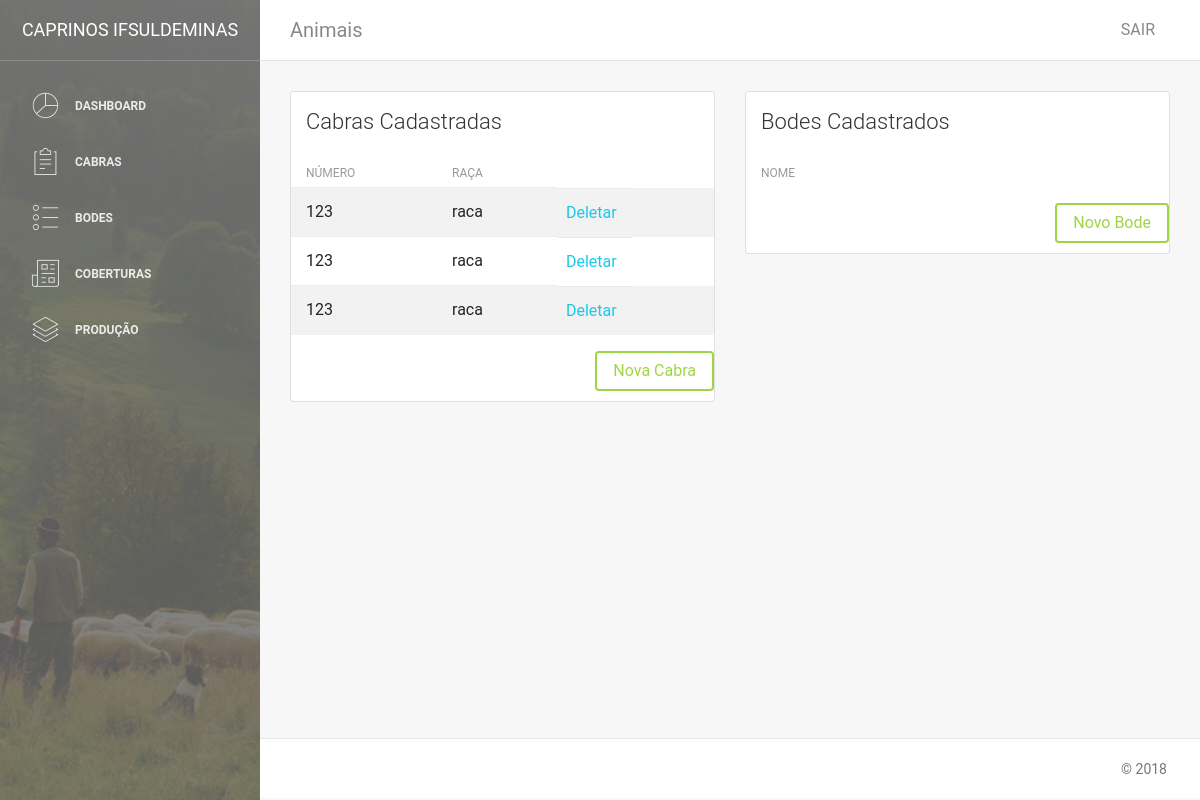
The app's page /animais/mostra_cabras/ (signed in), older data.
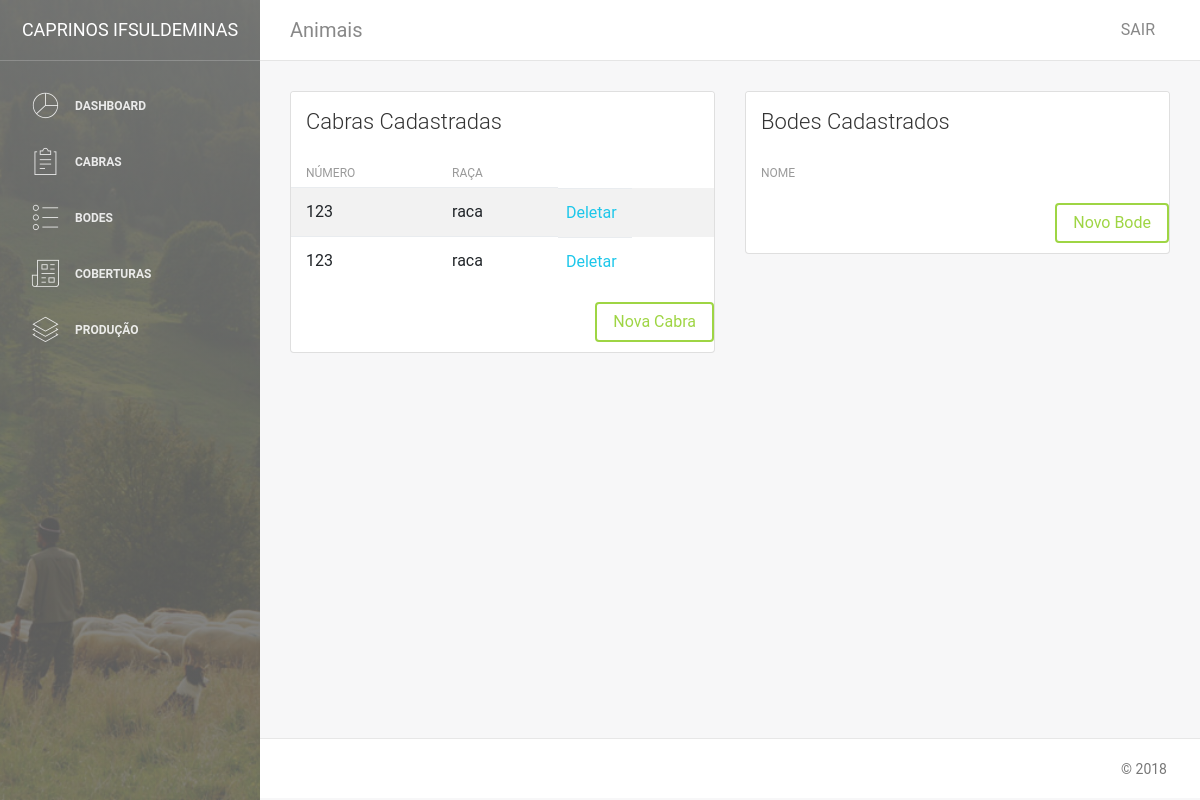
The same page, newer data.
### caprino/animais/models.py (models this page shows, shortened)
class Cabra(models.Model):
    rgd_cabra = models.CharField(verbose_name='RGD', max_length=50, blank=True)
    nome_cabra = models.CharField(verbose_name='Nome', max_length=50, blank=True)
    numero_cabra = models.IntegerField(verbose_name='Numero')
    nascimento_cabra = models.DateField(verbose_name='Nascimento', blank=True, null=True, default=None)
    raca_cabra = models.CharField(verbose_name='Raça', max_length=50)
    sangue_cabra = models.CharField(verbose_name='Sangue', max_length=50, blank=True)
    brincos_cabra = models.CharField(verbose_name='Brincos', max_length=50)
    chifres_cabra = models.BooleanField(verbose_name='Chifres', blank=True)
    observacao_cabra = models.TextField(verbose_name='Observação', blank=True)
    id_fazenda = models.ForeignKey(Fazenda, verbose_name="Fazenda", on_delete=models.SET_NULL, null=True)
    class Meta:
        verbose_name = 'Cabra'

### caprino/animais/views.py (the view)
# urls.py: path('mostra_cabras/', views.MostraCabras, name='Mostra_Cabras'),
@login_required
def MostraCabras(request):
    cabras = Cabra.objects.all()
    return render(request, 'mostraCabras.html', {'cabras': cabras})

### templates/mostraCabras.html (shortened to what this page needs)
{% extends 'base.html' %}
{% block conteudo %}
<nav class="navbar navbar-expand-lg " color-on-scroll="500">
    <div class=" container-fluid  ">
        <a class="navbar-brand" href="#pablo">Animais </a>
        <div class="collapse navbar-collapse justify-content-end" id="navigation">
            <ul class="nav navbar-nav mr-auto">
                <li class="nav-item">
                    <a href="#" class="nav-link" data-toggle="dropdown">
                    </a>
                </li>
            </ul>
            <ul class="navbar-nav ml-auto">
                <li class="nav-item">
                    <a class="nav-link" href="{% url 'caprino.contas:Sair' %}">
                        <span class="no-icon">SAIR</span>
                    </a>
                </li>
            </ul>
        </div>
    </div>
</nav>
<div class="content">
    <div class="container-fluid">
        <div class="row">
            <div class="col-md-6">
                <div class="card strpied-tabled-with-hover">
                    <div class="card-header ">
                        <h4 class="card-title">Cabras Cadastradas</h4>
                    </div>
                    <div class="card-body table-full-width table-responsive">
                        <table class="table table-hover table-striped">
                            <thead>
                                <tr>
                                    <th>Número</th>
                                    <th>Raça</th>
                                </tr>
                            </thead>
                            <tbody>
                                {% for cabra in cabras %}
                                <tr>
                                    <td>{{ cabra.numero_cabra }}</td>
                                    <td>{{ cabra.raca_cabra }}</td>
                                    <td><a href="{% url 'caprino.animais:Delete_Cabra' cabra.id %}">Deletar</a></td>
                                </tr>
                                {% endfor %}
                            </tbody>
                        </table>
                        <a style="float:right;" class="btn btn-success" href="{% url 'caprino.animais:Nova_Cabra' %}" role="button">Nova Cabra</a>
                    </div>
                </div>
            </div>
            <div class="col-md-6">
                <div class="card strpied-tabled-with-hover">
                    <div class="card-header ">
                        <h4 class="card-title">Bodes Cadastrados</h4>
                    </div>
                    <div class="card-body table-full-width table-responsive">
                        <table class="table table-hover table-striped">
                            <thead>
                                <tr>
                                    <th>Nome</th>
                                </tr>
                            </thead>
                        </table>
                        <a style="float:right;" class="btn btn-success" href="{% url 'caprino.animais:Novo_Bode' %}" role="button">Novo Bode</a>
                    </div>
                </div>
            </div>
        </div>
    </div>
</div>
{% endblock %}

### templates/base.html (shortened to what this page needs)
{% load static %}
<!DOCTYPE html>
<html lang="en">
<head>
    <link rel="stylesheet" href="https://maxcdn.bootstrapcdn.com/font-awesome/latest/css/font-awesome.min.css" />
    <link href="{% static 'css/bootstrap.min.css' %}" rel="stylesheet" />
    <link href="{% static 'css/light-bootstrap-dashboard.css' %}" rel="stylesheet" />
    <link href="{% static 'css/demo.css' %}" rel="stylesheet" />
</head>
<body>
    <div class="wrapper">
        <div class="sidebar" data-image="{% static 'img/sidebar-3.jpg' %}" data-color="black">
            <div class="sidebar-wrapper">
                <div class="logo">
                    <a href="{% url 'caprino.core:home' %}" class="simple-text">
                        Caprinos  IFSULDEMINAS
                    </a>
                </div>
                <ul class="nav">
                    <li class="nav-item">
                        <a class="nav-link" href="{% url 'caprino.core:home' %}">
                            <i class="nc-icon nc-chart-pie-35"></i>
                            <p>Dashboard</p>
                        </a>
                    </li>
                    <li>
                        <a class="nav-link" href="{% url 'caprino.animais:Mostra_Cabras' %}">
                            <i class="nc-icon nc-notes"></i>
                            <p>Cabras</p>
                        </a>
                    </li>
                    <li>
                        <a class="nav-link" href="{% url 'caprino.animais:Mostra_Bodes' %}">
                            <i class="nc-icon nc-bullet-list-67"></i>
                            <p>Bodes</p>
                        </a>
                    </li>
                    <li>
                        <a class="nav-link" href="{% url 'caprino.animais:Nova_Cobertura' %}">
                            <i class="nc-icon nc-paper-2"></i>
                            <p>Coberturas</p>
                        </a>
                    </li>
                    <li>
                        <a class="nav-link" href="{% url 'caprino.animais:Nova_Producao' %}">
                            <i class="nc-icon nc-layers-3"></i>
                            <p>Produção</p>
                        </a>
                    </li>
                </ul>
            </div>
        </div>
        <div class="main-panel">
            {% block conteudo %}{% endblock %}
            <footer class="footer">
                <div class="container">
                    <nav>
                        <p class="copyright text-center">
                            ©
                        </p>
                    </nav>
                </div>
            </footer>
        </div>
    </div>
</body>
</html>

Row changes from the older to the newer data that the page shows:
removed Cabra: numero_cabra "123", raca_cabra "raca"
